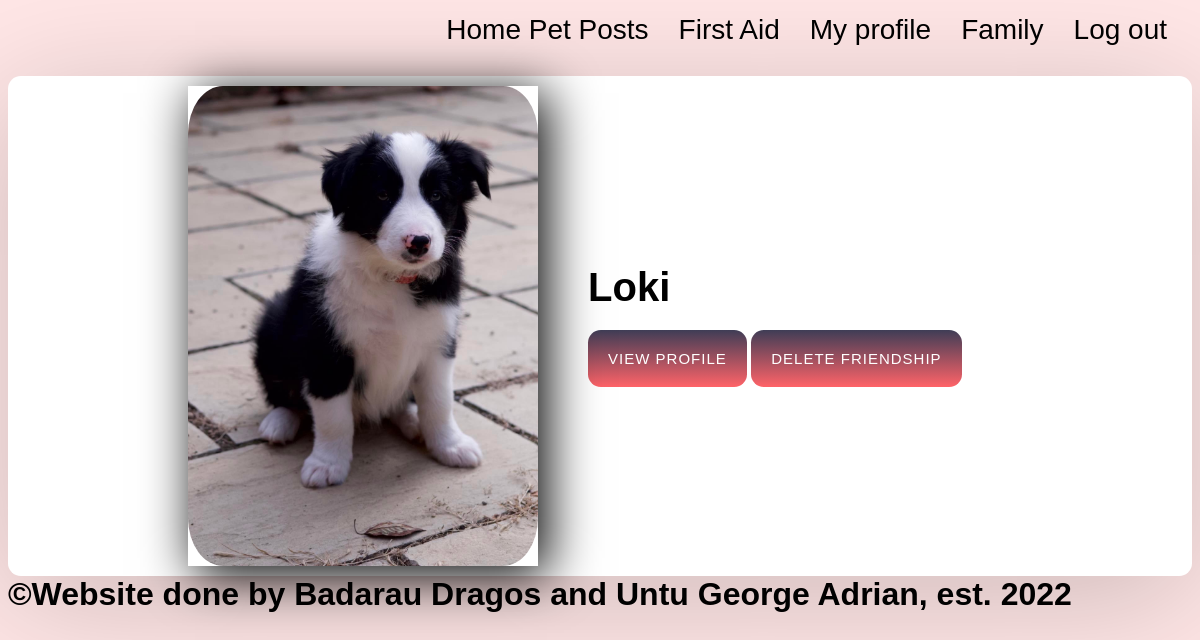
Screenshot of /app/view_friends?pet=1 (signed in) with the database file from the repository.
### tables this page shows
CREATE TABLE `pets` (
  `pet_id` int NOT NULL,
  `name` varchar(100) NOT NULL,
  `birthday` varchar(100) NOT NULL,
  `profile_picture_pet` varchar(100) NOT NULL,
  `family_id` int NOT NULL,
  `restrictions` varchar(1000) NOT NULL,
  `monday` varchar(1000) NOT NULL,
  `tuesday` varchar(1000) NOT NULL,
  `wednesday` varchar(1000) NOT NULL,
  `thursday` varchar(1000) NOT NULL,
  `friday` varchar(1000) NOT NULL,
  `saturday` varchar(1000) NOT NULL,
  `sunday` varchar(1000) NOT NULL
);

### app/view_friends.php (the view, shortened to what this page needs)
<?php
require $_SERVER['DOCUMENT_ROOT']."/PEM/PEM_LAST/app/config/session.php"; ?>
<!DOCTYPE html>
<html>
  <head>
    <link rel="stylesheet" href="css/homestyle.css" type="text/css" />
  </head>
  <body>
    <div class="header">
      <nav>
        <ul class="nav-links">
            <li><a href="home">Home Pet Posts</a></li>
			<li><a href="firstaid">First Aid</a></li>
          	<li><a href="profile">My profile</a></li>
		  	<li><a href="family">Family</a></li>
          	<li><a href="logout" class="logout">Log out</a></li>
        </ul>
      </nav>
      <div class = "nav-links">
</div>
<?php
$get_id = $_GET['pet'];
$stmt = $pdo->prepare("SELECT DISTINCT * FROM pets join friends on (friends.friend2 = pets.pet_id or friends.friend1 = pets.pet_id) where (friends.friend1 = ? or friends.friend2 = ?) and pets.pet_id != ?");
$stmt->execute(["$get_id", "$get_id", "$get_id"]);
$results = $stmt->fetchAll();
if(count($results)>0){foreach ($results as $r){
    ?>
    <section><div class='users'>
    <div class='users__img'>
      <img src='<?php echo $r['profile_picture_pet']?>' alt='' />
    </div>
    <div class='users__info'>
      <h1 class='users__title'><?php echo $r["name"]?></h1>
      <a href='friendprofile?id=<?php echo $r['pet_id']?>' class='users__cta'>View profile</a>
      <a href='scripts/delete_friendship.php?origin=<?php echo $get_id?>&id=<?php echo $r['pet_id']?>' class='users__cta'>Delete friendship</a>
    </div>
  </div></section>
  <?php
  }
}
else echo "No results found";
?>
<footer>
	<h1>©Website done by Badarau Dragos and Untu George Adrian, est. 2022</h1>
</footer>
</div>
  </body>
</html>

### app/css/homestyle.css (style rules this page uses)
*, *::before, *::after { margin: 0; padding: 0; box-sizing: border-box; }
.header { height: 99vh; width: 100%; padding: 0; position: relative; }
nav { display: flex; align-items: stretch; position: sticky; }
html { font-family: "Poppins", sans-serif; }
body { width: 100%; height: 100vh; display: flex; align-items: center; justify-content: center; background-color: rgba(255, 225, 225, 0.827); padding: 0 0.5rem; }
.nav-links { width: 100%; max-width: 2000px; padding: 10px; display: flex; align-items: right; justify-content: right; }
.nav-links li { display: inline-block; justify-content: flex-end; margin: 0 15px; }
.nav-links li a { text-decoration: wavy; color: black; padding: 1px 0; font-size: 30px; position: relative; }
.nav-links li a::after { content: ""; background: rgb(0, 0, 0); width: 0; height: 2px; position: absolute; bottom: 0; left: 0; transition: width 0.5s; }
.users { width: 100%; max-width: 2000px; padding: 10px; display: flex; align-items: center; justify-content: center; background-color: white; box-shadow: 0 1.4rem 8rem rgba(0, 0, 0, 0.2); border-radius: 0.8rem; }
.users__img { min-width: 20rem; max-width: 50rem; height: 30rem; transform: translateX(-50px); position: relative; }
.users__img img { width: 100%; height: 100%; object-fit: cover; display: block; border-radius: 10%; }
.users__img:before { content: ""; position: absolute; width: 100%; height: 100%; top: 0; left: 0; background: linear-gradient(to_right, #ff6368, #3f3d56); box-shadow: 0.5rem 0.5rem 3rem 1px; border-radius: 0; }
.users__title { font-size: 40px; margin: 0px 0 20px; color: black; padding: 0px; }
.users__cta { display: inline-flex; padding: 20px 20px; letter-spacing: 1px; text-transform: uppercase; font-size: 15px; color: white; background: linear-gradient(to bottom, #3f3d56 0%, #ff6368 100%); border-radius: 0.8rem; text-decoration: none; }
.logout { border-radius: 30px; color: black; font-size: 30px; padding: 10px 30px; cursor: pointer; }
@media screen and (max-width: 1268px) { .nav-links li a { font-size: 28px; } }

### rows the page displays
pets: profile_picture_pet (picture), name "Loki"
